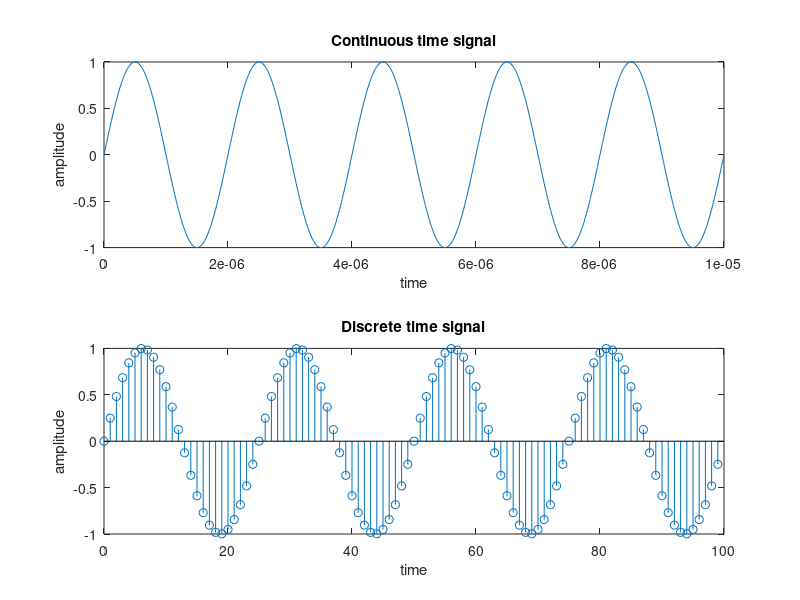

MATLAB code to generate this figure:
clear %clear all workspace
close all %close all open images
clc %clear command windows
%Continuous time signal

A=20000;
f=500000;  %try also for f=10000
T=1/f;
t=0:T/100:5*T;
y1=sin(2*pi*f*t);
subplot(2,1,1)
plot(t,y1)
xlabel('time')
ylabel('amplitude')
title('Continuous time signal')
%grid on

%Discrete time signal
f1=2000;
fs=50000;
ts=1/fs;
n=0:1:99;
y2=sin(2*pi*(f1/fs)*n);
subplot(2,1,2)
stem(n,y2);
xlabel('time')
ylabel('amplitude')
title('Discrete time signal')
















